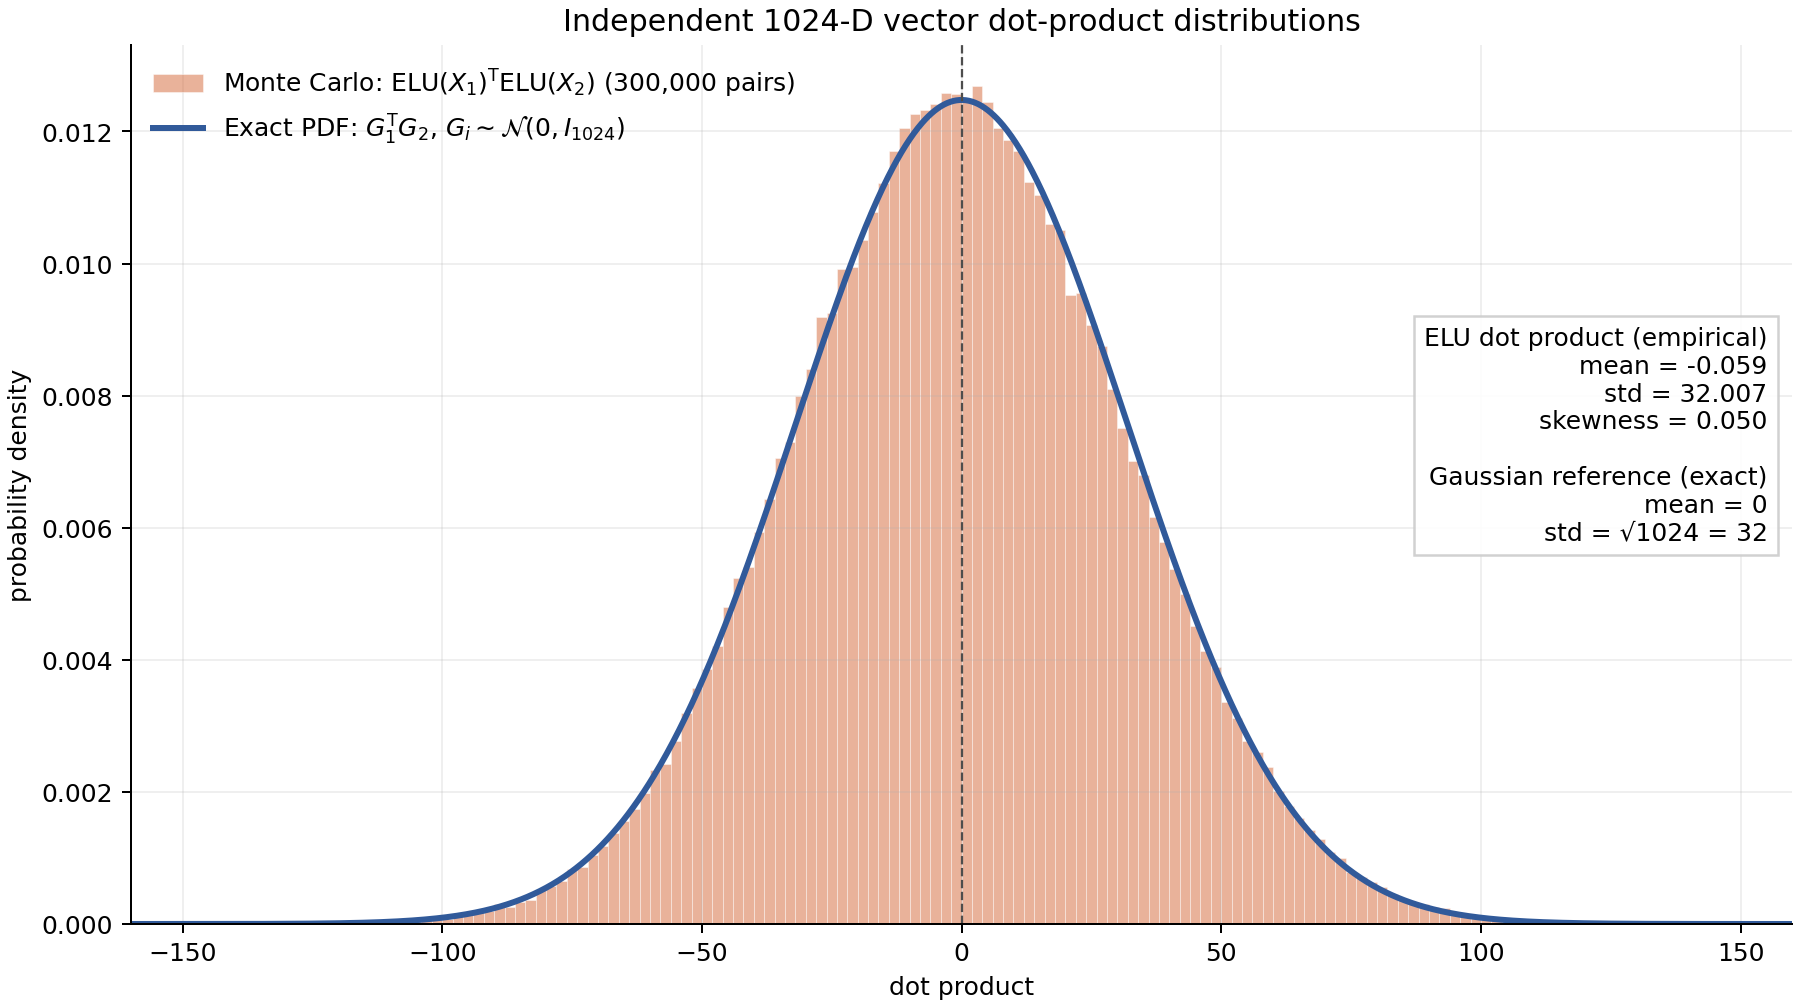

The Python source for this figure:
"""Compare 1024-D ELU-Gaussian dot products with Gaussian dot products."""

from pathlib import Path

import matplotlib.pyplot as plt
import numpy as np
from scipy.special import gammaln, logsumexp


DIMENSION = 1024
N_SAMPLES = 300_000
BATCH_SIZE = 4_096
SEED = 20260727

# Parameters obtained by solving E[ELU(X)] = 0 and Var[ELU(X)] = 1.
MU = -0.486326551925
SIGMA = 1.540156933960


def elu_in_place(values: np.ndarray) -> np.ndarray:
    """Apply the standard (alpha=1) ELU without allocating another full array."""
    negative = values <= 0
    np.expm1(values, out=values, where=negative)
    return values


def sample_elu_dot_products(rng: np.random.Generator) -> np.ndarray:
    """Draw independent vector pairs in batches and return their ELU dot products."""
    dots = np.empty(N_SAMPLES, dtype=np.float64)
    for start in range(0, N_SAMPLES, BATCH_SIZE):
        stop = min(start + BATCH_SIZE, N_SAMPLES)
        shape = (stop - start, DIMENSION)
        x1 = rng.standard_normal(shape, dtype=np.float32)
        x2 = rng.standard_normal(shape, dtype=np.float32)
        x1 *= SIGMA
        x1 += MU
        x2 *= SIGMA
        x2 += MU
        elu_in_place(x1)
        elu_in_place(x2)
        dots[start:stop] = np.einsum("ij,ij->i", x1, x2, dtype=np.float64)
    return dots


def gaussian_dot_product_logpdf(z: np.ndarray, dimension: int) -> np.ndarray:
    r"""Exact log-PDF for Z = A dot B, with A,B iid N(0,I_dimension).

    The characteristic function is (1+t^2)^(-dimension/2), so Z has a
    symmetric variance-gamma distribution.  For even dimensions the Bessel-K
    expression can be evaluated stably using its half-integer finite sum.
    """
    if dimension % 2:
        raise ValueError("This stable finite-sum implementation needs even dimension")

    absolute_z = np.abs(np.asarray(z, dtype=np.float64))
    order = (dimension - 1) / 2
    m = dimension // 2 - 1
    result = np.empty_like(absolute_z)

    at_zero = absolute_z == 0
    result[at_zero] = (
        gammaln(order) - np.log(2) - 0.5 * np.log(np.pi) - gammaln(dimension / 2)
    )

    positive_z = absolute_z[~at_zero]
    k = np.arange(m + 1)[:, None]
    log_sum_terms = (
        gammaln(m + k + 1)
        - gammaln(k + 1)
        - gammaln(m - k + 1)
        - k * np.log(2 * positive_z[None, :])
    )
    log_bessel_k = (
        0.5 * (np.log(np.pi) - np.log(2) - np.log(positive_z))
        - positive_z
        + logsumexp(log_sum_terms, axis=0)
    )
    result[~at_zero] = (
        order * np.log(positive_z)
        + log_bessel_k
        - order * np.log(2)
        - 0.5 * np.log(np.pi)
        - gammaln(dimension / 2)
    )
    return result


rng = np.random.default_rng(SEED)
elu_dots = sample_elu_dot_products(rng)

# Use a fixed range in units of the common theoretical standard deviation sqrt(d).
reference_std = np.sqrt(DIMENSION)
plot_limit = 5 * reference_std
bins = np.linspace(-plot_limit, plot_limit, 161)
z = np.linspace(-plot_limit, plot_limit, 1_601)
reference_pdf = np.exp(gaussian_dot_product_logpdf(z, DIMENSION))

empirical_mean = elu_dots.mean()
empirical_std = elu_dots.std()
centered = elu_dots - empirical_mean
empirical_skew = np.mean(centered**3) / empirical_std**3

fig, ax = plt.subplots(figsize=(10, 5.6), constrained_layout=True)
ax.hist(
    elu_dots,
    bins=bins,
    density=True,
    alpha=0.48,
    color="#d35f2d",
    edgecolor="white",
    linewidth=0.35,
    label=rf"Monte Carlo: $\mathrm{{ELU}}(X_1)^\mathsf{{T}}\mathrm{{ELU}}(X_2)$ ({N_SAMPLES:,} pairs)",
)
ax.plot(
    z,
    reference_pdf,
    color="#315a9a",
    linewidth=2.4,
    label=rf"Exact PDF: $G_1^\mathsf{{T}}G_2$, $G_i\sim\mathcal{{N}}(0,I_{{{DIMENSION}}})$",
)
ax.axvline(0, color="0.3", linestyle="--", linewidth=0.9)
ax.set(
    title=f"Independent {DIMENSION}-D vector dot-product distributions",
    xlabel="dot product",
    ylabel="probability density",
    xlim=(-plot_limit, plot_limit),
)
ax.text(
    0.985,
    0.68,
    (
        "ELU dot product (empirical)\n"
        f"mean = {empirical_mean:.3f}\n"
        f"std = {empirical_std:.3f}\n"
        f"skewness = {empirical_skew:.3f}\n\n"
        "Gaussian reference (exact)\n"
        f"mean = 0\nstd = √1024 = {reference_std:.0f}"
    ),
    transform=ax.transAxes,
    ha="right",
    va="top",
    fontsize=10,
    bbox={"facecolor": "white", "edgecolor": "0.8", "alpha": 0.9},
)
ax.grid(alpha=0.2)
ax.spines[["top", "right"]].set_visible(False)
ax.legend(loc="upper left", frameon=False)

output = Path(__file__).with_name("elu_dot_product_distribution.png")
fig.savefig(output, dpi=180)
print(f"samples={N_SAMPLES}")
print(f"ELU dot-product mean={empirical_mean:.8f}")
print(f"ELU dot-product std={empirical_std:.8f}")
print(f"ELU dot-product skewness={empirical_skew:.8f}")
print(f"Gaussian reference std={reference_std:.8f}")
print(output)
